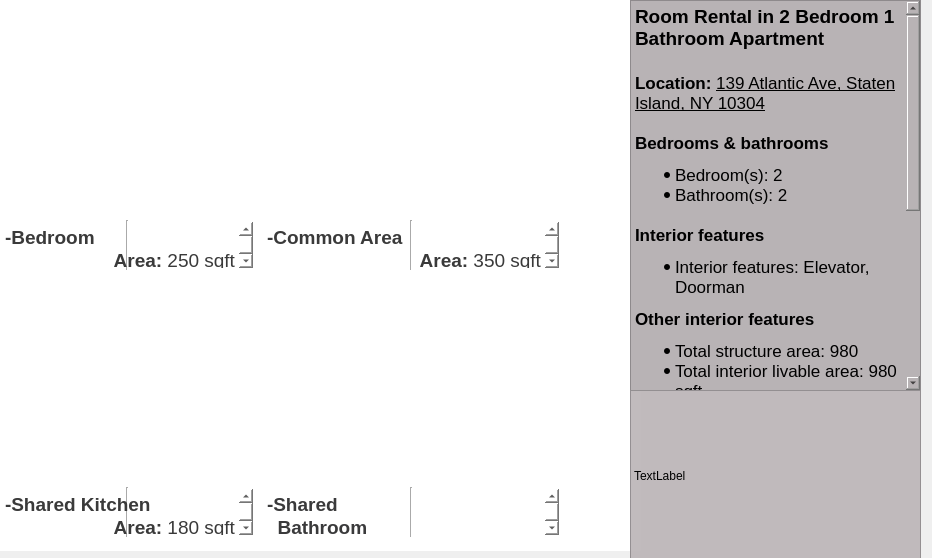
<?xml version="1.0" encoding="UTF-8"?>
<ui version="4.0">
 <class>privateh_SI</class>
 <widget class="QDialog" name="privateh_SI">
  <property name="geometry">
   <rect>
    <x>0</x>
    <y>0</y>
    <width>932</width>
    <height>558</height>
   </rect>
  </property>
  <property name="windowTitle">
   <string>Dialog</string>
  </property>
  <widget class="QTextBrowser" name="textBrowser_5">
   <property name="geometry">
    <rect>
     <x>630</x>
     <y>0</y>
     <width>291</width>
     <height>391</height>
    </rect>
   </property>
   <property name="styleSheet">
    <string notr="true">background-color: rgb(184, 179, 181);</string>
   </property>
   <property name="frameShape">
    <enum>QFrame::StyledPanel</enum>
   </property>
   <property name="html">
    <string>&lt;!DOCTYPE HTML PUBLIC &quot;-//W3C//DTD HTML 4.0//EN&quot; &quot;http://www.w3.org/TR/REC-html40/strict.dtd&quot;&gt;
&lt;html&gt;&lt;head&gt;&lt;meta name=&quot;qrichtext&quot; content=&quot;1&quot; /&gt;&lt;meta charset=&quot;utf-8&quot; /&gt;&lt;style type=&quot;text/css&quot;&gt;
p, li { white-space: pre-wrap; }
hr { height: 1px; border-width: 0; }
li.unchecked::marker { content: &quot;\2610&quot;; }
li.checked::marker { content: &quot;\2612&quot;; }
&lt;/style&gt;&lt;/head&gt;&lt;body style=&quot; font-family:'.AppleSystemUIFont'; font-size:13pt; font-weight:400; font-style:normal;&quot;&gt;
&lt;p style=&quot; margin-top:0px; margin-bottom:0px; margin-left:0px; margin-right:0px; -qt-block-indent:0; text-indent:0px;&quot;&gt;&lt;span style=&quot; font-size:14pt; font-weight:700;&quot;&gt;Room Rental in 2 Bedroom 1 Bathroom Apartment&lt;/span&gt;&lt;/p&gt;
&lt;p style=&quot;-qt-paragraph-type:empty; margin-top:0px; margin-bottom:0px; margin-left:0px; margin-right:0px; -qt-block-indent:0; text-indent:0px; font-size:14pt; font-weight:700;&quot;&gt;&lt;br /&gt;&lt;/p&gt;
&lt;p style=&quot; margin-top:0px; margin-bottom:0px; margin-left:0px; margin-right:0px; -qt-block-indent:0; text-indent:0px;&quot;&gt;&lt;span style=&quot; font-weight:700;&quot;&gt;Location: &lt;/span&gt;&lt;span style=&quot; font-family:'Helvetica Neue'; text-decoration: underline;&quot;&gt;139 Atlantic Ave, Staten Island, NY 10304&lt;/span&gt;  &lt;/p&gt;
&lt;p style=&quot;-qt-paragraph-type:empty; margin-top:0px; margin-bottom:0px; margin-left:0px; margin-right:0px; -qt-block-indent:0; text-indent:0px;&quot;&gt;&lt;br /&gt;&lt;/p&gt;
&lt;p style=&quot; margin-top:0px; margin-bottom:0px; margin-left:0px; margin-right:0px; -qt-block-indent:0; text-indent:0px;&quot;&gt;&lt;span style=&quot; font-family:'Helvetica Neue'; font-weight:700;&quot;&gt;Bedrooms &amp;amp; bathrooms&lt;/span&gt;&lt;/p&gt;
&lt;ul style=&quot;margin-top: 0px; margin-bottom: 0px; margin-left: 0px; margin-right: 0px; -qt-list-indent: 1;&quot;&gt;
&lt;li style=&quot; font-family:'Helvetica Neue';&quot; style=&quot; margin-top:12px; margin-bottom:0px; margin-left:0px; margin-right:0px; -qt-block-indent:0; text-indent:0px;&quot;&gt;Bedroom(s): 2&lt;/li&gt;
&lt;li style=&quot; font-family:'Helvetica Neue';&quot; style=&quot; margin-top:0px; margin-bottom:0px; margin-left:0px; margin-right:0px; -qt-block-indent:0; text-indent:0px;&quot;&gt;Bathroom(s): 2&lt;/li&gt;&lt;/ul&gt;
&lt;p style=&quot;-qt-paragraph-type:empty; margin-top:0px; margin-bottom:0px; margin-left:0px; margin-right:0px; -qt-block-indent:1; text-indent:0px; font-family:'Helvetica Neue';&quot;&gt;&lt;br /&gt;&lt;/p&gt;
&lt;p style=&quot; margin-top:0px; margin-bottom:0px; margin-left:0px; margin-right:0px; -qt-block-indent:0; text-indent:0px;&quot;&gt;&lt;span style=&quot; font-family:'Helvetica Neue'; font-weight:700;&quot;&gt;Interior features&lt;/span&gt;&lt;/p&gt;
&lt;ul style=&quot;margin-top: 0px; margin-bottom: 0px; margin-left: 0px; margin-right: 0px; -qt-list-indent: 1;&quot;&gt;
&lt;li style=&quot; font-family:'Helvetica Neue';&quot; style=&quot; margin-top:12px; margin-bottom:12px; margin-left:0px; margin-right:0px; -qt-block-indent:0; text-indent:0px;&quot;&gt;Interior features: Elevator, Doorman&lt;/li&gt;&lt;/ul&gt;
&lt;p style=&quot; margin-top:0px; margin-bottom:0px; margin-left:0px; margin-right:0px; -qt-block-indent:0; text-indent:0px;&quot;&gt;&lt;span style=&quot; font-family:'Helvetica Neue'; font-weight:700;&quot;&gt;Other interior features&lt;/span&gt;&lt;/p&gt;
&lt;ul style=&quot;margin-top: 0px; margin-bottom: 0px; margin-left: 0px; margin-right: 0px; -qt-list-indent: 1;&quot;&gt;
&lt;li style=&quot; font-family:'Helvetica Neue';&quot; style=&quot; margin-top:12px; margin-bottom:0px; margin-left:0px; margin-right:0px; -qt-block-indent:0; text-indent:0px;&quot;&gt;Total structure area: 980&lt;/li&gt;
&lt;li style=&quot; font-family:'Helvetica Neue';&quot; style=&quot; margin-top:0px; margin-bottom:12px; margin-left:0px; margin-right:0px; -qt-block-indent:0; text-indent:0px;&quot;&gt;Total interior livable area: 980 sqft&lt;/li&gt;&lt;/ul&gt;
&lt;p style=&quot;-qt-paragraph-type:empty; margin-top:0px; margin-bottom:0px; margin-left:0px; margin-right:0px; -qt-block-indent:0; text-indent:0px;&quot;&gt;&lt;br /&gt;&lt;/p&gt;
&lt;p style=&quot; margin-top:0px; margin-bottom:0px; margin-left:0px; margin-right:0px; -qt-block-indent:0; text-indent:0px;&quot;&gt;&lt;span style=&quot; font-weight:700;&quot;&gt;What is special about this place?&lt;/span&gt;&lt;/p&gt;
&lt;p style=&quot;-qt-paragraph-type:empty; margin-top:0px; margin-bottom:0px; margin-left:0px; margin-right:0px; -qt-block-indent:0; text-indent:0px; font-weight:700;&quot;&gt;&lt;br /&gt;&lt;/p&gt;
&lt;p style=&quot; margin-top:0px; margin-bottom:0px; margin-left:0px; margin-right:0px; -qt-block-indent:0; text-indent:0px;&quot;&gt;&lt;span style=&quot; font-family:'Helvetica Neue';&quot;&gt;The F-train is just a block away, and the crosstown bus practically at your doorstep. Fancy a walk along the water? You're only an avenue away from the breathtaking Riverside Park, or be enthralled by natural grandeur of Central Park itself! Photos are virtually staged / renovated. &lt;/span&gt; &lt;/p&gt;
&lt;p style=&quot;-qt-paragraph-type:empty; margin-top:0px; margin-bottom:0px; margin-left:0px; margin-right:0px; -qt-block-indent:0; text-indent:0px;&quot;&gt;&lt;br /&gt;&lt;/p&gt;
&lt;p style=&quot;-qt-paragraph-type:empty; margin-top:0px; margin-bottom:0px; margin-left:0px; margin-right:0px; -qt-block-indent:0; text-indent:0px;&quot;&gt;&lt;br /&gt;&lt;/p&gt;&lt;/body&gt;&lt;/html&gt;</string>
   </property>
  </widget>
  <widget class="QLabel" name="labelSIOutput">
   <property name="geometry">
    <rect>
     <x>630</x>
     <y>390</y>
     <width>291</width>
     <height>171</height>
    </rect>
   </property>
   <property name="palette">
    <palette>
     <active>
      <colorrole role="Button">
       <brush brushstyle="SolidPattern">
        <color alpha="234">
         <red>187</red>
         <green>181</green>
         <blue>183</blue>
        </color>
       </brush>
      </colorrole>
      <colorrole role="Text">
       <brush brushstyle="SolidPattern">
        <color alpha="255">
         <red>2</red>
         <green>2</green>
         <blue>2</blue>
        </color>
       </brush>
      </colorrole>
      <colorrole role="BrightText">
       <brush brushstyle="SolidPattern">
        <color alpha="255">
         <red>254</red>
         <green>250</green>
         <blue>255</blue>
        </color>
       </brush>
      </colorrole>
      <colorrole role="ButtonText">
       <brush brushstyle="SolidPattern">
        <color alpha="255">
         <red>0</red>
         <green>0</green>
         <blue>0</blue>
        </color>
       </brush>
      </colorrole>
      <colorrole role="Base">
       <brush brushstyle="SolidPattern">
        <color alpha="234">
         <red>187</red>
         <green>181</green>
         <blue>183</blue>
        </color>
       </brush>
      </colorrole>
      <colorrole role="Window">
       <brush brushstyle="SolidPattern">
        <color alpha="234">
         <red>187</red>
         <green>181</green>
         <blue>183</blue>
        </color>
       </brush>
      </colorrole>
      <colorrole role="HighlightedText">
       <brush brushstyle="SolidPattern">
        <color alpha="235">
         <red>0</red>
         <green>0</green>
         <blue>0</blue>
        </color>
       </brush>
      </colorrole>
      <colorrole role="PlaceholderText">
       <brush brushstyle="SolidPattern">
        <color alpha="255">
         <red>2</red>
         <green>2</green>
         <blue>2</blue>
        </color>
       </brush>
      </colorrole>
     </active>
     <inactive>
      <colorrole role="Button">
       <brush brushstyle="SolidPattern">
        <color alpha="234">
         <red>187</red>
         <green>181</green>
         <blue>183</blue>
        </color>
       </brush>
      </colorrole>
      <colorrole role="Text">
       <brush brushstyle="SolidPattern">
        <color alpha="255">
         <red>2</red>
         <green>2</green>
         <blue>2</blue>
        </color>
       </brush>
      </colorrole>
      <colorrole role="BrightText">
       <brush brushstyle="SolidPattern">
        <color alpha="255">
         <red>254</red>
         <green>250</green>
         <blue>255</blue>
        </color>
       </brush>
      </colorrole>
      <colorrole role="ButtonText">
       <brush brushstyle="SolidPattern">
        <color alpha="255">
         <red>0</red>
         <green>0</green>
         <blue>0</blue>
        </color>
       </brush>
      </colorrole>
      <colorrole role="Base">
       <brush brushstyle="SolidPattern">
        <color alpha="234">
         <red>187</red>
         <green>181</green>
         <blue>183</blue>
        </color>
       </brush>
      </colorrole>
      <colorrole role="Window">
       <brush brushstyle="SolidPattern">
        <color alpha="234">
         <red>187</red>
         <green>181</green>
         <blue>183</blue>
        </color>
       </brush>
      </colorrole>
      <colorrole role="HighlightedText">
       <brush brushstyle="SolidPattern">
        <color alpha="235">
         <red>0</red>
         <green>0</green>
         <blue>0</blue>
        </color>
       </brush>
      </colorrole>
      <colorrole role="PlaceholderText">
       <brush brushstyle="SolidPattern">
        <color alpha="255">
         <red>2</red>
         <green>2</green>
         <blue>2</blue>
        </color>
       </brush>
      </colorrole>
     </inactive>
     <disabled>
      <colorrole role="Button">
       <brush brushstyle="SolidPattern">
        <color alpha="234">
         <red>187</red>
         <green>181</green>
         <blue>183</blue>
        </color>
       </brush>
      </colorrole>
      <colorrole role="BrightText">
       <brush brushstyle="SolidPattern">
        <color alpha="255">
         <red>254</red>
         <green>250</green>
         <blue>255</blue>
        </color>
       </brush>
      </colorrole>
      <colorrole role="Base">
       <brush brushstyle="SolidPattern">
        <color alpha="234">
         <red>187</red>
         <green>181</green>
         <blue>183</blue>
        </color>
       </brush>
      </colorrole>
      <colorrole role="Window">
       <brush brushstyle="SolidPattern">
        <color alpha="234">
         <red>187</red>
         <green>181</green>
         <blue>183</blue>
        </color>
       </brush>
      </colorrole>
      <colorrole role="HighlightedText">
       <brush brushstyle="SolidPattern">
        <color alpha="235">
         <red>0</red>
         <green>0</green>
         <blue>0</blue>
        </color>
       </brush>
      </colorrole>
      <colorrole role="PlaceholderText">
       <brush brushstyle="SolidPattern">
        <color alpha="255">
         <red>2</red>
         <green>2</green>
         <blue>2</blue>
        </color>
       </brush>
      </colorrole>
     </disabled>
    </palette>
   </property>
   <property name="autoFillBackground">
    <bool>false</bool>
   </property>
   <property name="styleSheet">
    <string notr="true">background-color: rgba(187, 181, 183, 234);</string>
   </property>
   <property name="frameShape">
    <enum>QFrame::StyledPanel</enum>
   </property>
   <property name="text">
    <string>TextLabel</string>
   </property>
  </widget>
  <widget class="QFrame" name="frame">
   <property name="geometry">
    <rect>
     <x>-10</x>
     <y>0</y>
     <width>651</width>
     <height>551</height>
    </rect>
   </property>
   <property name="palette">
    <palette>
     <active>
      <colorrole role="Button">
       <brush brushstyle="SolidPattern">
        <color alpha="255">
         <red>255</red>
         <green>255</green>
         <blue>255</blue>
        </color>
       </brush>
      </colorrole>
      <colorrole role="Base">
       <brush brushstyle="SolidPattern">
        <color alpha="255">
         <red>255</red>
         <green>255</green>
         <blue>255</blue>
        </color>
       </brush>
      </colorrole>
      <colorrole role="Window">
       <brush brushstyle="SolidPattern">
        <color alpha="255">
         <red>255</red>
         <green>255</green>
         <blue>255</blue>
        </color>
       </brush>
      </colorrole>
      <colorrole role="AlternateBase">
       <brush brushstyle="SolidPattern">
        <color alpha="255">
         <red>254</red>
         <green>254</green>
         <blue>254</blue>
        </color>
       </brush>
      </colorrole>
      <colorrole role="ToolTipBase">
       <brush brushstyle="SolidPattern">
        <color alpha="255">
         <red>255</red>
         <green>255</green>
         <blue>255</blue>
        </color>
       </brush>
      </colorrole>
      <colorrole role="PlaceholderText">
       <brush brushstyle="SolidPattern">
        <color alpha="255">
         <red>255</red>
         <green>255</green>
         <blue>255</blue>
        </color>
       </brush>
      </colorrole>
     </active>
     <inactive>
      <colorrole role="Button">
       <brush brushstyle="SolidPattern">
        <color alpha="255">
         <red>255</red>
         <green>255</green>
         <blue>255</blue>
        </color>
       </brush>
      </colorrole>
      <colorrole role="Base">
       <brush brushstyle="SolidPattern">
        <color alpha="255">
         <red>255</red>
         <green>255</green>
         <blue>255</blue>
        </color>
       </brush>
      </colorrole>
      <colorrole role="Window">
       <brush brushstyle="SolidPattern">
        <color alpha="255">
         <red>255</red>
         <green>255</green>
         <blue>255</blue>
        </color>
       </brush>
      </colorrole>
      <colorrole role="AlternateBase">
       <brush brushstyle="SolidPattern">
        <color alpha="255">
         <red>254</red>
         <green>254</green>
         <blue>254</blue>
        </color>
       </brush>
      </colorrole>
      <colorrole role="ToolTipBase">
       <brush brushstyle="SolidPattern">
        <color alpha="255">
         <red>255</red>
         <green>255</green>
         <blue>255</blue>
        </color>
       </brush>
      </colorrole>
      <colorrole role="PlaceholderText">
       <brush brushstyle="SolidPattern">
        <color alpha="255">
         <red>255</red>
         <green>255</green>
         <blue>255</blue>
        </color>
       </brush>
      </colorrole>
     </inactive>
     <disabled>
      <colorrole role="Button">
       <brush brushstyle="SolidPattern">
        <color alpha="255">
         <red>255</red>
         <green>255</green>
         <blue>255</blue>
        </color>
       </brush>
      </colorrole>
      <colorrole role="Base">
       <brush brushstyle="SolidPattern">
        <color alpha="255">
         <red>255</red>
         <green>255</green>
         <blue>255</blue>
        </color>
       </brush>
      </colorrole>
      <colorrole role="Window">
       <brush brushstyle="SolidPattern">
        <color alpha="255">
         <red>255</red>
         <green>255</green>
         <blue>255</blue>
        </color>
       </brush>
      </colorrole>
      <colorrole role="AlternateBase">
       <brush brushstyle="SolidPattern">
        <color alpha="255">
         <red>254</red>
         <green>254</green>
         <blue>254</blue>
        </color>
       </brush>
      </colorrole>
      <colorrole role="ToolTipBase">
       <brush brushstyle="SolidPattern">
        <color alpha="255">
         <red>255</red>
         <green>255</green>
         <blue>255</blue>
        </color>
       </brush>
      </colorrole>
      <colorrole role="PlaceholderText">
       <brush brushstyle="SolidPattern">
        <color alpha="255">
         <red>255</red>
         <green>255</green>
         <blue>255</blue>
        </color>
       </brush>
      </colorrole>
     </disabled>
    </palette>
   </property>
   <property name="styleSheet">
    <string notr="true">background-color: rgb(255, 255, 255);</string>
   </property>
   <layout class="QFormLayout" name="formLayout">
    <item row="0" column="0">
     <layout class="QVBoxLayout" name="verticalLayout">
      <item>
       <widget class="QLabel" name="label">
        <property name="maximumSize">
         <size>
          <width>300</width>
          <height>200</height>
         </size>
        </property>
        <property name="styleSheet">
         <string notr="true"> border-image: url(&quot;/Users/eslemvarank/Desktop/Screen Shot 2023-12-06 at 11.27.57 PM.png&quot;);</string>
        </property>
        <property name="text">
         <string/>
        </property>
        <property name="pixmap">
         <pixmap>../../Screen Shot 2023-12-03 at 9.27.43 PM.png</pixmap>
        </property>
        <property name="scaledContents">
         <bool>true</bool>
        </property>
       </widget>
      </item>
      <item>
       <widget class="QTextBrowser" name="textBrowser">
        <property name="maximumSize">
         <size>
          <width>300</width>
          <height>50</height>
         </size>
        </property>
        <property name="palette">
         <palette>
          <active>
           <colorrole role="Button">
            <brush brushstyle="SolidPattern">
             <color alpha="255">
              <red>255</red>
              <green>255</green>
              <blue>255</blue>
             </color>
            </brush>
           </colorrole>
           <colorrole role="Text">
            <brush brushstyle="SolidPattern">
             <color alpha="255">
              <red>58</red>
              <green>58</green>
              <blue>58</blue>
             </color>
            </brush>
           </colorrole>
           <colorrole role="Base">
            <brush brushstyle="SolidPattern">
             <color alpha="255">
              <red>255</red>
              <green>255</green>
              <blue>255</blue>
             </color>
            </brush>
           </colorrole>
           <colorrole role="Window">
            <brush brushstyle="SolidPattern">
             <color alpha="255">
              <red>255</red>
              <green>255</green>
              <blue>255</blue>
             </color>
            </brush>
           </colorrole>
          </active>
          <inactive>
           <colorrole role="Button">
            <brush brushstyle="SolidPattern">
             <color alpha="255">
              <red>255</red>
              <green>255</green>
              <blue>255</blue>
             </color>
            </brush>
           </colorrole>
           <colorrole role="Text">
            <brush brushstyle="SolidPattern">
             <color alpha="255">
              <red>58</red>
              <green>58</green>
              <blue>58</blue>
             </color>
            </brush>
           </colorrole>
           <colorrole role="Base">
            <brush brushstyle="SolidPattern">
             <color alpha="255">
              <red>255</red>
              <green>255</green>
              <blue>255</blue>
             </color>
            </brush>
           </colorrole>
           <colorrole role="Window">
            <brush brushstyle="SolidPattern">
             <color alpha="255">
              <red>255</red>
              <green>255</green>
              <blue>255</blue>
             </color>
            </brush>
           </colorrole>
          </inactive>
          <disabled>
           <colorrole role="Button">
            <brush brushstyle="SolidPattern">
             <color alpha="255">
              <red>255</red>
              <green>255</green>
              <blue>255</blue>
             </color>
            </brush>
           </colorrole>
           <colorrole role="Base">
            <brush brushstyle="SolidPattern">
             <color alpha="255">
              <red>255</red>
              <green>255</green>
              <blue>255</blue>
             </color>
            </brush>
           </colorrole>
           <colorrole role="Window">
            <brush brushstyle="SolidPattern">
             <color alpha="255">
              <red>255</red>
              <green>255</green>
              <blue>255</blue>
             </color>
            </brush>
           </colorrole>
          </disabled>
         </palette>
        </property>
        <property name="frameShape">
         <enum>QFrame::VLine</enum>
        </property>
        <property name="html">
         <string>&lt;!DOCTYPE HTML PUBLIC &quot;-//W3C//DTD HTML 4.0//EN&quot; &quot;http://www.w3.org/TR/REC-html40/strict.dtd&quot;&gt;
&lt;html&gt;&lt;head&gt;&lt;meta name=&quot;qrichtext&quot; content=&quot;1&quot; /&gt;&lt;meta charset=&quot;utf-8&quot; /&gt;&lt;style type=&quot;text/css&quot;&gt;
p, li { white-space: pre-wrap; }
hr { height: 1px; border-width: 0; }
li.unchecked::marker { content: &quot;\2610&quot;; }
li.checked::marker { content: &quot;\2612&quot;; }
&lt;/style&gt;&lt;/head&gt;&lt;body style=&quot; font-family:'.AppleSystemUIFont'; font-size:13pt; font-weight:400; font-style:normal;&quot;&gt;
&lt;p style=&quot; margin-top:0px; margin-bottom:0px; margin-left:0px; margin-right:0px; -qt-block-indent:0; text-indent:0px;&quot;&gt;&lt;span style=&quot; font-size:14pt; font-weight:700;&quot;&gt;-Bedroom&lt;/span&gt;&lt;/p&gt;
&lt;p align=&quot;right&quot; style=&quot; margin-top:0px; margin-bottom:0px; margin-left:0px; margin-right:0px; -qt-block-indent:0; text-indent:0px;&quot;&gt;&lt;span style=&quot; font-size:14pt; font-weight:700;&quot;&gt;Area: &lt;/span&gt;&lt;span style=&quot; font-size:14pt;&quot;&gt;250 sqft&lt;/span&gt;&lt;/p&gt;&lt;/body&gt;&lt;/html&gt;</string>
        </property>
       </widget>
      </item>
     </layout>
    </item>
    <item row="0" column="1">
     <layout class="QVBoxLayout" name="verticalLayout_2">
      <item>
       <widget class="QLabel" name="label_2">
        <property name="maximumSize">
         <size>
          <width>300</width>
          <height>200</height>
         </size>
        </property>
        <property name="styleSheet">
         <string notr="true">border-image:url(&quot;/Users/eslemvarank/Desktop/Screen Shot 2023-12-03 at 9.29.44 PM.png&quot;)</string>
        </property>
        <property name="text">
         <string/>
        </property>
        <property name="pixmap">
         <pixmap>../../Screen Shot 2023-12-03 at 9.29.44 PM.png</pixmap>
        </property>
        <property name="scaledContents">
         <bool>true</bool>
        </property>
       </widget>
      </item>
      <item>
       <widget class="QTextBrowser" name="textBrowser_2">
        <property name="maximumSize">
         <size>
          <width>300</width>
          <height>50</height>
         </size>
        </property>
        <property name="palette">
         <palette>
          <active>
           <colorrole role="Button">
            <brush brushstyle="SolidPattern">
             <color alpha="255">
              <red>255</red>
              <green>255</green>
              <blue>255</blue>
             </color>
            </brush>
           </colorrole>
           <colorrole role="Text">
            <brush brushstyle="SolidPattern">
             <color alpha="255">
              <red>58</red>
              <green>58</green>
              <blue>58</blue>
             </color>
            </brush>
           </colorrole>
           <colorrole role="Base">
            <brush brushstyle="SolidPattern">
             <color alpha="255">
              <red>255</red>
              <green>255</green>
              <blue>255</blue>
             </color>
            </brush>
           </colorrole>
           <colorrole role="Window">
            <brush brushstyle="SolidPattern">
             <color alpha="255">
              <red>255</red>
              <green>255</green>
              <blue>255</blue>
             </color>
            </brush>
           </colorrole>
           <colorrole role="PlaceholderText">
            <brush brushstyle="SolidPattern">
             <color alpha="255">
              <red>253</red>
              <green>254</green>
              <blue>255</blue>
             </color>
            </brush>
           </colorrole>
          </active>
          <inactive>
           <colorrole role="Button">
            <brush brushstyle="SolidPattern">
             <color alpha="255">
              <red>255</red>
              <green>255</green>
              <blue>255</blue>
             </color>
            </brush>
           </colorrole>
           <colorrole role="Text">
            <brush brushstyle="SolidPattern">
             <color alpha="255">
              <red>58</red>
              <green>58</green>
              <blue>58</blue>
             </color>
            </brush>
           </colorrole>
           <colorrole role="Base">
            <brush brushstyle="SolidPattern">
             <color alpha="255">
              <red>255</red>
              <green>255</green>
              <blue>255</blue>
             </color>
            </brush>
           </colorrole>
           <colorrole role="Window">
            <brush brushstyle="SolidPattern">
             <color alpha="255">
              <red>255</red>
              <green>255</green>
              <blue>255</blue>
             </color>
            </brush>
           </colorrole>
           <colorrole role="PlaceholderText">
            <brush brushstyle="SolidPattern">
             <color alpha="255">
              <red>253</red>
              <green>254</green>
              <blue>255</blue>
             </color>
            </brush>
           </colorrole>
          </inactive>
          <disabled>
           <colorrole role="Button">
            <brush brushstyle="SolidPattern">
             <color alpha="255">
              <red>255</red>
              <green>255</green>
              <blue>255</blue>
             </color>
            </brush>
           </colorrole>
           <colorrole role="Base">
            <brush brushstyle="SolidPattern">
             <color alpha="255">
              <red>255</red>
              <green>255</green>
              <blue>255</blue>
             </color>
            </brush>
           </colorrole>
           <colorrole role="Window">
            <brush brushstyle="SolidPattern">
             <color alpha="255">
              <red>255</red>
              <green>255</green>
              <blue>255</blue>
             </color>
            </brush>
           </colorrole>
           <colorrole role="PlaceholderText">
            <brush brushstyle="SolidPattern">
             <color alpha="255">
              <red>253</red>
              <green>254</green>
              <blue>255</blue>
             </color>
            </brush>
           </colorrole>
          </disabled>
         </palette>
        </property>
        <property name="styleSheet">
         <string notr="true"/>
        </property>
        <property name="frameShape">
         <enum>QFrame::VLine</enum>
        </property>
        <property name="frameShadow">
         <enum>QFrame::Sunken</enum>
        </property>
        <property name="html">
         <string>&lt;!DOCTYPE HTML PUBLIC &quot;-//W3C//DTD HTML 4.0//EN&quot; &quot;http://www.w3.org/TR/REC-html40/strict.dtd&quot;&gt;
&lt;html&gt;&lt;head&gt;&lt;meta name=&quot;qrichtext&quot; content=&quot;1&quot; /&gt;&lt;meta charset=&quot;utf-8&quot; /&gt;&lt;style type=&quot;text/css&quot;&gt;
p, li { white-space: pre-wrap; }
hr { height: 1px; border-width: 0; }
li.unchecked::marker { content: &quot;\2610&quot;; }
li.checked::marker { content: &quot;\2612&quot;; }
&lt;/style&gt;&lt;/head&gt;&lt;body style=&quot; font-family:'.AppleSystemUIFont'; font-size:13pt; font-weight:400; font-style:normal;&quot;&gt;
&lt;p style=&quot; margin-top:0px; margin-bottom:0px; margin-left:0px; margin-right:0px; -qt-block-indent:0; text-indent:0px;&quot;&gt;&lt;span style=&quot; font-size:14pt; font-weight:700;&quot;&gt;-Common Area&lt;/span&gt;&lt;/p&gt;
&lt;p align=&quot;right&quot; style=&quot; margin-top:0px; margin-bottom:0px; margin-left:0px; margin-right:0px; -qt-block-indent:0; text-indent:0px;&quot;&gt;&lt;span style=&quot; font-size:14pt; font-weight:700;&quot;&gt;Area: &lt;/span&gt;&lt;span style=&quot; font-size:14pt;&quot;&gt;350 sqft&lt;/span&gt;&lt;/p&gt;&lt;/body&gt;&lt;/html&gt;</string>
        </property>
       </widget>
      </item>
     </layout>
    </item>
    <item row="1" column="0">
     <layout class="QVBoxLayout" name="verticalLayout_4">
      <item>
       <widget class="QLabel" name="label_4">
        <property name="maximumSize">
         <size>
          <width>300</width>
          <height>200</height>
         </size>
        </property>
        <property name="styleSheet">
         <string notr="true">border-image:url(&quot;/Users/eslemvarank/Desktop/Screen Shot 2023-12-03 at 9.31.01 PM.png&quot;)</string>
        </property>
        <property name="text">
         <string/>
        </property>
        <property name="pixmap">
         <pixmap>../../Screen Shot 2023-12-03 at 9.31.01 PM.png</pixmap>
        </property>
        <property name="scaledContents">
         <bool>true</bool>
        </property>
       </widget>
      </item>
      <item>
       <widget class="QTextBrowser" name="textBrowser_4">
        <property name="maximumSize">
         <size>
          <width>300</width>
          <height>50</height>
         </size>
        </property>
        <property name="palette">
         <palette>
          <active>
           <colorrole role="Button">
            <brush brushstyle="SolidPattern">
             <color alpha="255">
              <red>255</red>
              <green>255</green>
              <blue>255</blue>
             </color>
            </brush>
           </colorrole>
           <colorrole role="Text">
            <brush brushstyle="SolidPattern">
             <color alpha="255">
              <red>58</red>
              <green>58</green>
              <blue>58</blue>
             </color>
            </brush>
           </colorrole>
           <colorrole role="Base">
            <brush brushstyle="SolidPattern">
             <color alpha="255">
              <red>255</red>
              <green>255</green>
              <blue>255</blue>
             </color>
            </brush>
           </colorrole>
           <colorrole role="Window">
            <brush brushstyle="SolidPattern">
             <color alpha="255">
              <red>255</red>
              <green>255</green>
              <blue>255</blue>
             </color>
            </brush>
           </colorrole>
           <colorrole role="PlaceholderText">
            <brush brushstyle="SolidPattern">
             <color alpha="255">
              <red>253</red>
              <green>254</green>
              <blue>255</blue>
             </color>
            </brush>
           </colorrole>
          </active>
          <inactive>
           <colorrole role="Button">
            <brush brushstyle="SolidPattern">
             <color alpha="255">
              <red>255</red>
              <green>255</green>
              <blue>255</blue>
             </color>
            </brush>
           </colorrole>
           <colorrole role="Text">
            <brush brushstyle="SolidPattern">
             <color alpha="255">
              <red>58</red>
              <green>58</green>
              <blue>58</blue>
             </color>
            </brush>
           </colorrole>
           <colorrole role="Base">
            <brush brushstyle="SolidPattern">
             <color alpha="255">
              <red>255</red>
              <green>255</green>
              <blue>255</blue>
             </color>
            </brush>
           </colorrole>
           <colorrole role="Window">
            <brush brushstyle="SolidPattern">
             <color alpha="255">
              <red>255</red>
              <green>255</green>
              <blue>255</blue>
             </color>
            </brush>
           </colorrole>
           <colorrole role="PlaceholderText">
            <brush brushstyle="SolidPattern">
             <color alpha="255">
              <red>253</red>
              <green>254</green>
              <blue>255</blue>
             </color>
            </brush>
           </colorrole>
          </inactive>
          <disabled>
           <colorrole role="Button">
            <brush brushstyle="SolidPattern">
             <color alpha="255">
              <red>255</red>
              <green>255</green>
              <blue>255</blue>
             </color>
            </brush>
           </colorrole>
           <colorrole role="Base">
            <brush brushstyle="SolidPattern">
             <color alpha="255">
              <red>255</red>
              <green>255</green>
              <blue>255</blue>
             </color>
            </brush>
           </colorrole>
           <colorrole role="Window">
            <brush brushstyle="SolidPattern">
             <color alpha="255">
              <red>255</red>
              <green>255</green>
              <blue>255</blue>
             </color>
            </brush>
           </colorrole>
           <colorrole role="PlaceholderText">
            <brush brushstyle="SolidPattern">
             <color alpha="255">
              <red>253</red>
              <green>254</green>
              <blue>255</blue>
             </color>
            </brush>
           </colorrole>
          </disabled>
         </palette>
        </property>
        <property name="frameShape">
         <enum>QFrame::VLine</enum>
        </property>
        <property name="html">
         <string>&lt;!DOCTYPE HTML PUBLIC &quot;-//W3C//DTD HTML 4.0//EN&quot; &quot;http://www.w3.org/TR/REC-html40/strict.dtd&quot;&gt;
&lt;html&gt;&lt;head&gt;&lt;meta name=&quot;qrichtext&quot; content=&quot;1&quot; /&gt;&lt;meta charset=&quot;utf-8&quot; /&gt;&lt;style type=&quot;text/css&quot;&gt;
p, li { white-space: pre-wrap; }
hr { height: 1px; border-width: 0; }
li.unchecked::marker { content: &quot;\2610&quot;; }
li.checked::marker { content: &quot;\2612&quot;; }
&lt;/style&gt;&lt;/head&gt;&lt;body style=&quot; font-family:'.AppleSystemUIFont'; font-size:13pt; font-weight:400; font-style:normal;&quot;&gt;
&lt;p style=&quot; margin-top:0px; margin-bottom:0px; margin-left:0px; margin-right:0px; -qt-block-indent:0; text-indent:0px;&quot;&gt;&lt;span style=&quot; font-size:14pt; font-weight:700;&quot;&gt;-Shared Kitchen&lt;/span&gt;&lt;/p&gt;
&lt;p align=&quot;right&quot; style=&quot; margin-top:0px; margin-bottom:0px; margin-left:0px; margin-right:0px; -qt-block-indent:0; text-indent:0px;&quot;&gt;&lt;span style=&quot; font-size:14pt; font-weight:700;&quot;&gt;Area: &lt;/span&gt;&lt;span style=&quot; font-size:14pt;&quot;&gt;180 sqft&lt;/span&gt;&lt;/p&gt;&lt;/body&gt;&lt;/html&gt;</string>
        </property>
       </widget>
      </item>
     </layout>
    </item>
    <item row="1" column="1">
     <layout class="QVBoxLayout" name="verticalLayout_3">
      <item>
       <widget class="QLabel" name="label_3">
        <property name="maximumSize">
         <size>
          <width>300</width>
          <height>200</height>
         </size>
        </property>
        <property name="styleSheet">
         <string notr="true">border-image:url(&quot;/Users/eslemvarank/Desktop/Screen Shot 2023-12-03 at 9.32.05 PM.png&quot;)</string>
        </property>
        <property name="text">
         <string/>
        </property>
        <property name="pixmap">
         <pixmap>../../Screen Shot 2023-12-03 at 9.32.05 PM.png</pixmap>
        </property>
        <property name="scaledContents">
         <bool>true</bool>
        </property>
       </widget>
      </item>
      <item>
       <widget class="QTextBrowser" name="textBrowser_3">
        <property name="maximumSize">
         <size>
          <width>300</width>
          <height>50</height>
         </size>
        </property>
        <property name="palette">
         <palette>
          <active>
           <colorrole role="Button">
            <brush brushstyle="SolidPattern">
             <color alpha="255">
              <red>255</red>
              <green>255</green>
              <blue>255</blue>
             </color>
            </brush>
           </colorrole>
           <colorrole role="Text">
            <brush brushstyle="SolidPattern">
             <color alpha="255">
              <red>58</red>
              <green>58</green>
              <blue>59</blue>
             </color>
            </brush>
           </colorrole>
           <colorrole role="Base">
            <brush brushstyle="SolidPattern">
             <color alpha="255">
              <red>255</red>
              <green>255</green>
              <blue>255</blue>
             </color>
            </brush>
           </colorrole>
           <colorrole role="Window">
            <brush brushstyle="SolidPattern">
             <color alpha="255">
              <red>255</red>
              <green>255</green>
              <blue>255</blue>
             </color>
            </brush>
           </colorrole>
          </active>
          <inactive>
           <colorrole role="Button">
            <brush brushstyle="SolidPattern">
             <color alpha="255">
              <red>255</red>
              <green>255</green>
              <blue>255</blue>
             </color>
            </brush>
           </colorrole>
           <colorrole role="Text">
            <brush brushstyle="SolidPattern">
             <color alpha="255">
              <red>58</red>
              <green>58</green>
              <blue>59</blue>
             </color>
            </brush>
           </colorrole>
           <colorrole role="Base">
            <brush brushstyle="SolidPattern">
             <color alpha="255">
              <red>255</red>
              <green>255</green>
              <blue>255</blue>
             </color>
            </brush>
           </colorrole>
           <colorrole role="Window">
            <brush brushstyle="SolidPattern">
             <color alpha="255">
              <red>255</red>
              <green>255</green>
              <blue>255</blue>
             </color>
            </brush>
           </colorrole>
          </inactive>
          <disabled>
           <colorrole role="Button">
            <brush brushstyle="SolidPattern">
             <color alpha="255">
              <red>255</red>
              <green>255</green>
              <blue>255</blue>
             </color>
            </brush>
           </colorrole>
           <colorrole role="Base">
            <brush brushstyle="SolidPattern">
             <color alpha="255">
              <red>255</red>
              <green>255</green>
              <blue>255</blue>
             </color>
            </brush>
           </colorrole>
           <colorrole role="Window">
            <brush brushstyle="SolidPattern">
             <color alpha="255">
              <red>255</red>
              <green>255</green>
              <blue>255</blue>
             </color>
            </brush>
           </colorrole>
          </disabled>
         </palette>
        </property>
        <property name="frameShape">
         <enum>QFrame::VLine</enum>
        </property>
        <property name="html">
         <string>&lt;!DOCTYPE HTML PUBLIC &quot;-//W3C//DTD HTML 4.0//EN&quot; &quot;http://www.w3.org/TR/REC-html40/strict.dtd&quot;&gt;
&lt;html&gt;&lt;head&gt;&lt;meta name=&quot;qrichtext&quot; content=&quot;1&quot; /&gt;&lt;meta charset=&quot;utf-8&quot; /&gt;&lt;style type=&quot;text/css&quot;&gt;
p, li { white-space: pre-wrap; }
hr { height: 1px; border-width: 0; }
li.unchecked::marker { content: &quot;\2610&quot;; }
li.checked::marker { content: &quot;\2612&quot;; }
&lt;/style&gt;&lt;/head&gt;&lt;body style=&quot; font-family:'.AppleSystemUIFont'; font-size:13pt; font-weight:400; font-style:normal;&quot;&gt;
&lt;p style=&quot; margin-top:0px; margin-bottom:0px; margin-left:0px; margin-right:0px; -qt-block-indent:0; text-indent:0px;&quot;&gt;&lt;span style=&quot; font-size:14pt; font-weight:700;&quot;&gt;-Shared &lt;/span&gt;&lt;/p&gt;
&lt;p align=&quot;justify&quot; style=&quot; margin-top:0px; margin-bottom:0px; margin-left:0px; margin-right:0px; -qt-block-indent:0; text-indent:0px;&quot;&gt;&lt;span style=&quot; font-size:14pt; font-weight:700;&quot;&gt;  Bathroom&lt;/span&gt;&lt;/p&gt;
&lt;p align=&quot;right&quot; style=&quot; margin-top:0px; margin-bottom:0px; margin-left:0px; margin-right:0px; -qt-block-indent:0; text-indent:0px;&quot;&gt;&lt;span style=&quot; font-size:14pt; font-weight:700;&quot;&gt;Area: &lt;/span&gt;&lt;span style=&quot; font-size:14pt;&quot;&gt;150 sqft&lt;/span&gt;&lt;/p&gt;&lt;/body&gt;&lt;/html&gt;</string>
        </property>
       </widget>
      </item>
     </layout>
    </item>
   </layout>
  </widget>
  <zorder>frame</zorder>
  <zorder>textBrowser_5</zorder>
  <zorder>labelSIOutput</zorder>
 </widget>
 <resources/>
 <connections/>
</ui>
